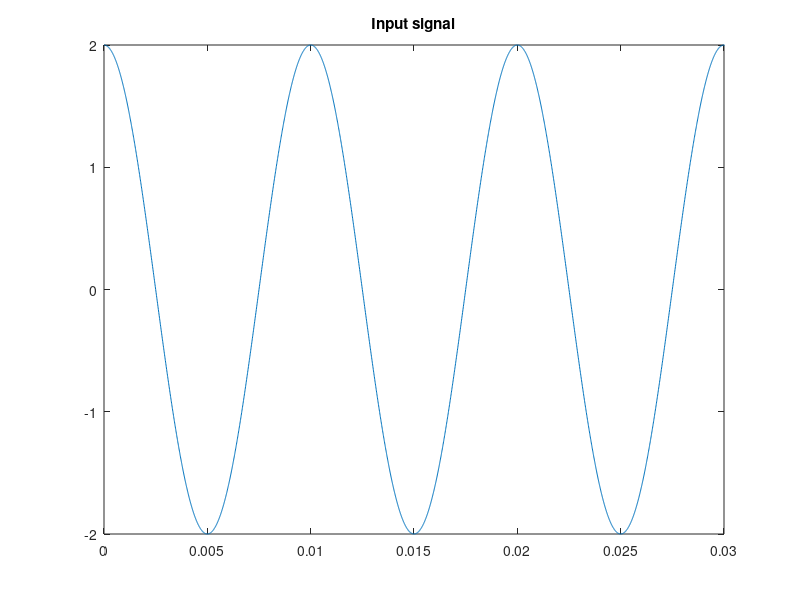
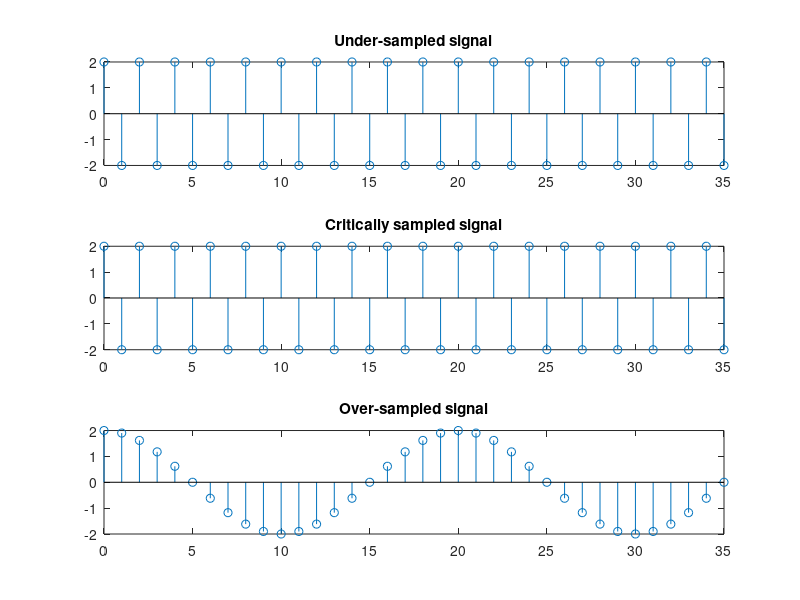

Write MATLAB code to recreate these figures, in order.
%% Sampling theorem

t = 0:0.00001:2;
n = 0:(length(t) - 1);
Am = 2;
fm = 100; % 100Hz
fs = 2*fm; % Critical sampling (do for over and under sampling as well)
x = Am*cos(2*pi*fm*t); % CTS
crit = Am*cos(2*pi*fm*(n/fs)); % critically sampled signal
over = Am*cos(2*pi*fm*(n/(10*fs))); % critically sampled signal
under = Am*cos(2*pi*fm*(n/(0.2*fs))); % critically sampled signal
plot(t, x); xlim([0, 0.03]); title("Input signal");
figure;
subplot(311); stem(n, under); xlim([0, 35]); title("Under-sampled signal");
subplot(312); stem(n, crit); xlim([0, 35]); title("Critically sampled signal");
subplot(313); stem(n, over); xlim([0, 35]); title("Over-sampled signal");
waitfor(gcf)
